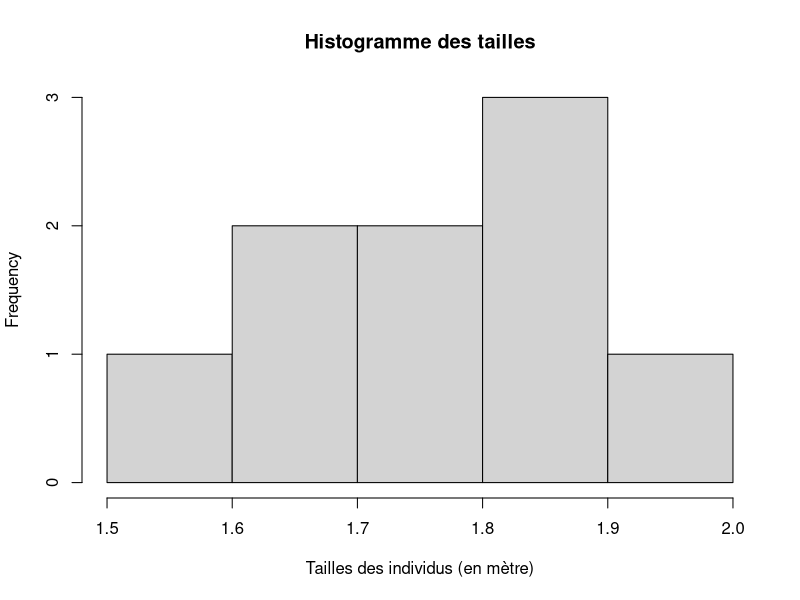

The R script that drew this image:
## ---- chunk 1
knitr::opts_chunk$set(echo = TRUE)
## ---- chunk 2
tailles = c(1.81, 1.51, 1.90, 1.65, 1.78, 1.88, 1.92, 1.71, 1.68)
## ---- chunk 3
mean(tailles)
## ---- chunk 4
var(tailles)
## ---- chunk 5
sqrt(0.01825)
## ---- chunk 6
var_tailles = var(tailles)
sqrt(var_tailles)
## ---- chunk 7
sd(tailles)
## ---- chunk 8
titre = "Histogramme des tailles"
axe_x = "Tailles des individus (en mètre)"
hist(tailles, main = titre, xlab = axe_x)
